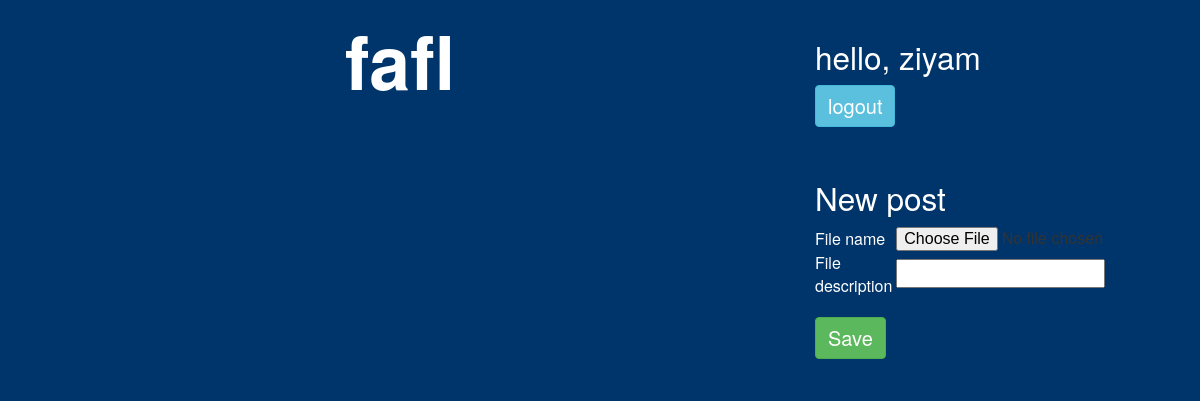
The app's page /files/fafl/ (signed in), older data.
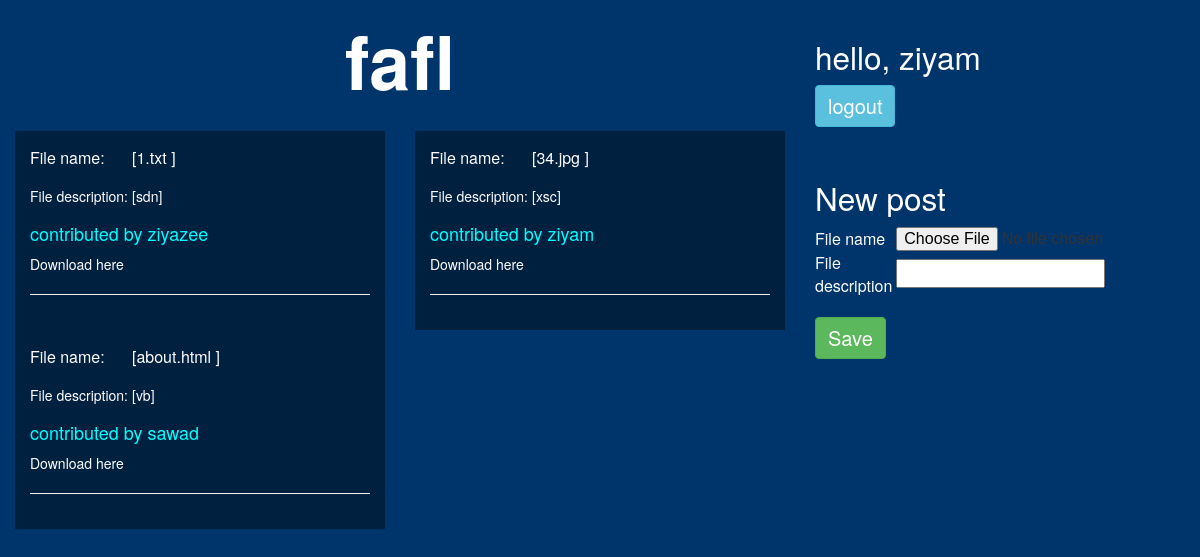
The same page, newer data.
### letsdoit/models.py (models this page shows, shortened)
class filest(models.Model):
    fname=models.FileField(blank=True)
    fdescription=models.CharField(max_length=50,blank=True)
    usn=models.CharField(max_length=50)
    categorie = models.ForeignKey(clasyear,to_field='name',
    on_delete=models.CASCADE,
    )

### letsdoit/views.py (the view)
# urls.py: url(r'^files/(?P<categorie>[\f\w-]+)/$',views.files,name='files'),
def files(request,categorie):
    print(categorie)
    usn = None
    if request.user.is_authenticated:
        usn = request.user.username
    file=filest.objects.filter(categorie=categorie)
    if request.method == 'POST':
        form = PostForm(request.POST,request.FILES)
        if form.is_valid():
            form.save()
            return HttpResponseRedirect(request.path_info)
    else:
        form = PostForm( initial = {'categorie'  :categorie,'usn':usn})
    if request.user.is_authenticated:
        return render(request,'files.html',{'file':file,'form':form})
    else:
        return redirect("/")

### letsdoit/forms.py
class PostForm(forms.ModelForm):
    class Meta:
        fdescription = forms.CharField( widget=forms.Textarea() )
        model = filest
        fields = ('fname','fdescription','usn' ,'categorie')
        widgets = {'categorie': forms.HiddenInput(),'usn': forms.HiddenInput()}

### letsdoit/templates/files.html (shortened to what this page needs)
<html>
<head><link rel="stylesheet" href="https://maxcdn.bootstrapcdn.com/bootstrap/3.3.7/css/bootstrap.min.css">
</head>
<body style="background:#00356B">
    <div class="container-fluid">
    <div class="row">
    <div class="col-sm-8">
    <center><h1>{{request.resolver_match.kwargs.categorie}}</h1></center>
    <br> <div class="row">
    {% for sub in file %}
        <div class="col-sm-6">
        <div class="panel-body" style="background: rgba(0, 0, 0, 0.4);">
        <table>
            <tr><div style="background-color: aqua">
                <td><p><span style="color:white">File name:</span></p></td>
                <td><p><span style="color:white">[{{ sub.fname }} ]</span> </p></td></div>
        </tr>
       <tr><td><h5><span style="color:white"> File description:</span></h5>
           </td><td><h5><span style="color:white">[{{sub.fdescription }}]</span></h5>
      </td></tr></table>  <h4><span style="color:aqua">contributed by {{ sub.usn }}</span></h4>
        <a href="{{ sub.fname.url }}"style="color:white;" download>Download here</a>
        <hr>
        </div></div>
    {% endfor %}
</div>
    </div>
    <div class="col-sm-4">
    <br><h3>hello, {{ user.get_username }}</h3>
    <form action="accounts/logout/"method="post">
       <button type="submit"class="btn btn-info"><span style="font-size: 20px;">logout</span></button>
    </form>
<br>
    <h2>New post</h2>
    <div style="">
    <form method="POST" class="post-form"enctype="multipart/form-data">
        <table>
                <tr>
      <td>  <span style="color:white">File name</span></td><td>
{{ form.fname }}</td></tr>
<tr><td>
<span style="color:white">File description</span></td><td>
{{ form.fdescription }}
</td></tr></table>
        <br>
        <button type="submit" class="btn btn-success"><span style="font-size: 20px;">Save</span></button>
    </form>
    </div>
    </div>
    </div>
    </div>
    </body>
    </html>

Row changes from the older to the newer data that the page shows:
added filest: fname "1.txt", fdescription "sdn", usn "ziyazee"
added filest: fname "34.jpg", fdescription "xsc", usn "ziyam"
added filest: fname "about.html", fdescription "vb", usn "sawad"
